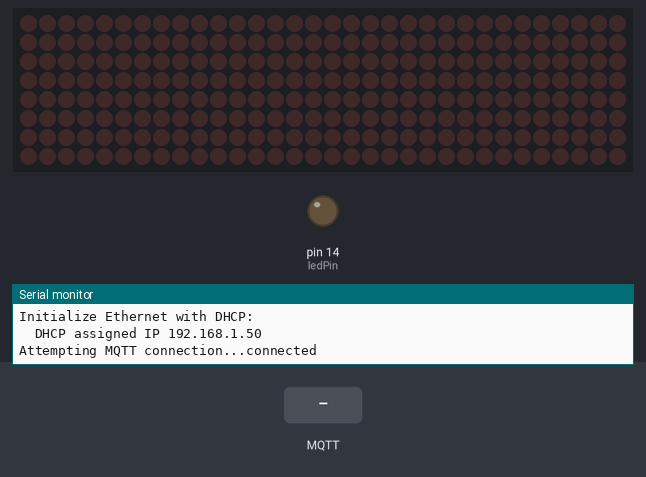
Simulated run of this sketch. Board: Arduino Uno, built with avr-gcc and run on an emulated ATmega328P. On the bench: 32×8 LED matrix, output pins drawn as LEDs (lit = HIGH), the last lines printed to the serial monitor. The inputs (shaded band) are chosen by the test bench. WiFi joins after 1.5 s; servers stay silent unless stated; no MQTT or app messages arrive unless stated.

Above: at 4.2 s.
4.3 s: MQTT message "TURN ON LIGHTS" arrives on the first subscribed topic
At 6.97 s:
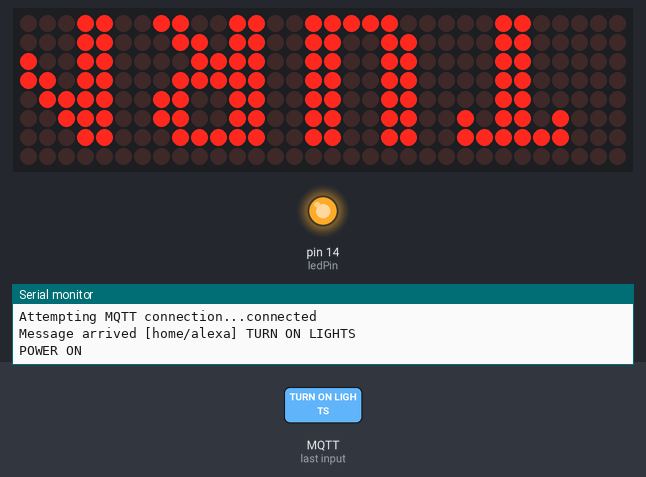
At 21.4 s:
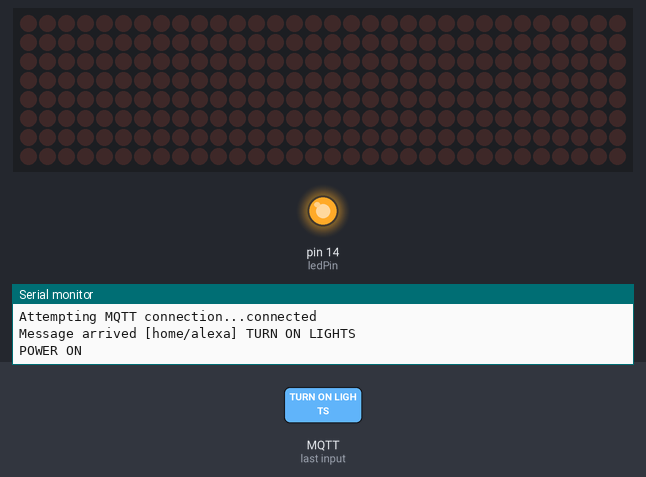
Timing chart, 0 to 22.3 s (numbered marks = the images above; inputs shaded):
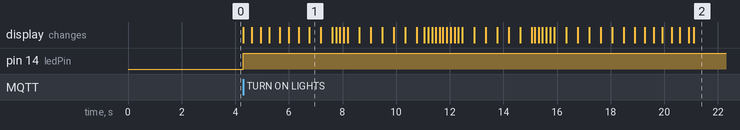

The sketch:

ALEXA_SUBSCRIPTION_INTELLIGENT_PANEL.ino
```cpp
/*
  Basic MQTT example

  This sketch demonstrates the basic capabilities of the library.
  It connects to an MQTT server then:
  - publishes "hello world" to the topic "outTopic"
  - subscribes to the topic "inTopic", printing out any messages
    it receives. NB - it assumes the received payloads are strings not binary

  It will reconnect to the server if the connection is lost using a blocking
  reconnect function. See the 'mqtt_reconnect_nonblocking' example for how to
  achieve the same result without blocking the main loop.

*/

#include <SPI.h>
#include <Ethernet.h>
#include <PubSubClient.h>


//We always have to include the library
# include "LedControl.h"

const static byte tablaCaracteresMayuscula [] PROGMEM  = {
  B00000000, B11111100, B11111110, B00010010, B00010010, B11111110, B11111100, B00000000,
  B00000000, B11111110, B11111110, B10010010, B10010010, B11111110, B01101100, B00000000,
  B00000000, B01111100, B11111110, B10000010, B10000010, B11000110, B01000100, B00000000,
  B00000000, B11111110, B11111110, B10000010, B10000010, B11111110, B01111100, B00000000,
  B00000000, B11111110, B11111110, B10010010, B10010010, B10010010, B10000010, B00000000,
  B00000000, B11111110, B11111110, B00010010, B00010010, B00010010, B00000010, B00000000,
  B00000000, B01111100, B11111110, B10000010, B10100010, B11100110, B01100100, B00000000,
  B00000000, B11111110, B11111110, B00010000, B00010000, B11111110, B11111110, B00000000,
  B00000000, B00000000, B10000010, B11111110, B11111110, B10000010, B00000000, B00000000,
  B00000000, B01100000, B11100000, B10000010, B11111110, B01111110, B00000010, B00000000,
  B00000000, B11111110, B11111110, B00111000, B01101100, B11000110, B10000010, B00000000,
  B00000000, B11111110, B11111110, B10000000, B10000000, B10000000, B10000000, B00000000,
  B00000000, B11111110, B11111110, B00001100, B00011000, B00001100, B11111110, B11111110,
  B00000000, B11111110, B11111110, B00001100, B00011000, B00110000, B11111110, B11111110,
  B00000000, B01111100, B11111110, B10000010, B10000010, B11111110, B01111100, B00000000,
  B00000000, B11111110, B11111110, B00100010, B00100010, B00111110, B00011100, B00000000,
  B00000000, B00111100, B01111110, B01000010, B01100010, B11111110, B10111100, B00000000,
  B00000000, B11111110, B11111110, B00110010, B01110010, B11011110, B10001100, B00000000,
  B00000000, B01001100, B11011110, B10010010, B10010010, B11110110, B01100100, B00000000,
  B00000000, B00000110, B00000010, B11111110, B11111110, B00000010, B00000110, B00000000,
  B00000000, B01111110, B11111110, B10000000, B10000000, B11111110, B11111110, B00000000,
  B00000000, B00111110, B01111110, B11000000, B11000000, B01111110, B00111110, B00000000,
  B00000000, B11111110, B11111110, B01100000, B00110000, B01100000, B11111110, B11111110,
  B00000000, B11000110, B11101110, B00111000, B00010000, B00111000, B11101110, B11000110,
  B00000000, B00001110, B00011110, B11110000, B11110000, B00011110, B00001110, B00000000,
  B00000000, B11000010, B11100010, B10110010, B10011010, B10001110, B10000110, B00000000
};

const static byte tablaCaracteresMinuscula [] PROGMEM  = {
  B00000000, B01000000, B11101000, B10101000, B10101000, B11111000, B11110000, B00000000,
  B00000000, B11111110, B11111110, B10010000, B10010000, B11110000, B01100000, B00000000,
  B00000000, B01110000, B11111000, B10001000, B10001000, B11011000, B01010000, B00000000,
  B00000000, B01100000, B11110000, B10010000, B10010000, B11111110, B11111110, B00000000,
  B00000000, B01110000, B11111000, B10101000, B10101000, B10111000, B00110000, B00000000,
  B00000000, B00100000, B11111100, B11111110, B00100010, B00100110, B00000100, B00000000,
  B00000000, B00011000, B10111100, B10100100, B10100100, B11111100, B01111100, B00000000,
  B00000000, B11111110, B11111110, B00010000, B00010000, B11110000, B11100000, B00000000,
  B00000000, B00000000, B10000000, B11110100, B11110100, B10000000, B00000000, B00000000,
  B00000000, B01100000, B11100000, B10000000, B11111010, B01111010, B00000000, B00000000,
  B00000000, B11111110, B11111110, B00100000, B01110000, B11011000, B10001000, B00000000,
  B00000000, B00000000, B00000000, B11111110, B11111110, B00000000, B00000000, B00000000,
  B00000000, B11111000, B11111000, B00110000, B11100000, B00110000, B11111000, B11111000,
  B00000000, B11111000, B11111000, B00011000, B00011000, B11111000, B11110000, B00000000,
  B00000000, B01110000, B11111000, B10001000, B10001000, B11111000, B01110000, B00000000,
  B00000000, B11111100, B11111100, B00100100, B00100100, B00111100, B00011000, B00000000,
  B00000000, B00011000, B00111100, B00100100, B11111100, B11111100, B10000000, B11000000,
  B00000000, B11111000, B11111000, B00001000, B00001000, B00111000, B00110000, B00000000,
  B00000000, B10010000, B10101000, B10101000, B10101000, B10101000, B01001000, B00000000,
  B00000000, B00010000, B00010000, B11111100, B11111100, B00010000, B00010000, B00000000,
  B00000000, B01111000, B11111000, B10000000, B10000000, B11111000, B11111000, B00000000,
  B00000000, B00110000, B01110000, B11000000, B11000000, B01110000, B00110000, B00000000,
  B00000000, B01111000, B11111000, B10000000, B11110000, B10000000, B11111000, B01111000,
  B00000000, B10001000, B11011000, B01110000, B01110000, B11011000, B10001000, B00000000,
  B00000000, B00011000, B10111000, B10100000, B10100000, B11111000, B01111000, B00000000,
  B00000000, B00000000, B11001000, B11101000, B10111000, B10011000, B00000000, B00000000
};

const static byte tablaNumeros [] PROGMEM  = {
  B00000000, B01111100, B11111110, B10010010, B10001010, B11111110, B01111100, B00000000,
  B00000000, B10000000, B10001000, B11111110, B11111110, B10000000, B10000000, B00000000,
  B00000000, B11000100, B11100110, B10100010, B10010010, B10011110, B10001100, B00000000,
  B00000000, B01000100, B11000110, B10010010, B10010010, B11111110, B01101100, B00000000,
  B00000000, B00110000, B00101000, B00100100, B11111110, B11111110, B00100000, B00000000,
  B00000000, B01001110, B11001110, B10001010, B10001010, B11111010, B01110010, B00000000,
  B00000000, B01111100, B11111110, B10010010, B10010010, B11110110, B01100100, B00000000,
  B00000000, B00000110, B00000110, B11100010, B11111010, B00011110, B00000110, B00000000,
  B00000000, B01101100, B11111110, B10010010, B10010010, B11111110, B01101100, B00000000,
  B00000000, B01001100, B11011110, B10010010, B10010010, B11111110, B01111100, B00000000
};


const int ledPin = 14;


// variable for reading the pushbutton status

/*
  Now we need a LedControl to work with.
 ** These pin numbers will probably not work with your hardware **
  pin 12 is connected to the DataIn
  pin 11 is connected to the CLK
  pin 10 is connected to LOAD
  We have only a single MAX72XX.
*/
// LedControl lc=LedControl(12,11,10,1);
LedControl lc = LedControl(11, 10, 13, 4);

/* we always wait a bit between updates of the display */
unsigned long delaytime = 100;

void writeChar(char caracter, int posicion)
{
  int posicion_caracter;
  // por defecto un asterisco
  //uint8_t codigocaracter[]= {B00000000, B00001000, B00101010, B00011100, B01110111, B00011100, B00101010, B00001000};
  uint8_t codigocaracter[] = {0, 0, 28, 62, 124, 62, 28, 0};

  if (caracter >= 'A' && caracter <= 'Z') {
    posicion_caracter = ((int)caracter - 'A') * 8;
    for (int i = 0; i < 8; i++) {
      codigocaracter[i] = pgm_read_byte_near(tablaCaracteresMayuscula + i + posicion_caracter);
    }
  }
  else if (caracter >= 'a' && caracter <= 'z') {
    posicion_caracter = ((int)caracter - 'a') * 8;
    for (int i = 0; i < 8; i++) {
      codigocaracter[i] = pgm_read_byte_near(tablaCaracteresMinuscula + i + posicion_caracter);
    }
  }
  else if (caracter >= '0' && caracter <= '9') {
    posicion_caracter = ((int)caracter - '0') * 8;
    for (int i = 0; i < 8; i++) {
      codigocaracter[i] = pgm_read_byte_near(tablaNumeros + i + posicion_caracter);
    }
  }
  else if (caracter == ' ') {
    for (int i = 0; i < 8; i++) {
      codigocaracter[i] = 0;
    }
  }

  int maxdev = lc.getDeviceCount();
  for (int i = 0; i < 8; i++) {
    int address = 0;
    int posendisplay = posicion + i;
    while (posendisplay > 7) {
      address++;
      posendisplay -= 8;
    }
    if (address > lc.getDeviceCount() - 1 )
      return;
    lc.setColumn((maxdev - address - 1), posendisplay, codigocaracter[(7 - i)]);
  }
}

void writeStr(const char* frase, int posicion) {
  size_t len = strlen(frase);
  for (size_t i = 0; i < len; i++) {
    writeChar(frase[len - i - 1], (i * 8) + posicion);
  }
}

void writeStrScroll(char* frase, unsigned long pausa) {
  int inicio = lc.getDeviceCount() * 8;
  int npasos = strlen(frase) * 8;
  for (int i = -npasos + 1; i <= inicio; i++) {
    writeStr(frase, i);
    delay(pausa);
  }
}


// Update these with values suitable for your network.
byte mac[]    = {  0xDE, 0xED, 0xBA, 0xFE, 0x00, 0xED };
IPAddress ip(192, 168, 0, 102);
IPAddress server(54, 87, 92, 106);
IPAddress myDns(192, 168, 0, 1);


void callback(char* topic, byte* payload, unsigned int length) {
  Serial.print("Message arrived [");
  Serial.print(topic);
  Serial.print("] ");
  char incomingMessage[length + 1];
  for (int i = 0; i < length; i++) {
    incomingMessage[i] = (char)payload[i];
  }
  incomingMessage[length] = '\0';

  Serial.println(incomingMessage);

  if (strcmp(incomingMessage, "TURN ON LIGHTS") == 0) {
    digitalWrite(ledPin, HIGH);
    Serial.println("POWER ON");

  }
  else {
    digitalWrite(ledPin, LOW);
    Serial.println("POWER OFF");
  }

  writeStrScroll(incomingMessage, 25);
}


EthernetClient ethClient;
PubSubClient client(ethClient);

void reconnect() {
  // Loop until we're reconnected
  while (!client.connected()) {
    Serial.print("Attempting MQTT connection...");
    // Attempt to connect
    if (client.connect("arduinoClient")) {
      Serial.println("connected");
      // Once connected, publish an announcement...
      client.subscribe("home/alexa");

    } else {
      Serial.print("failed, rc=");
      Serial.print(client.state());
      Serial.println(" try again in 5 seconds");
      // Wait 5 seconds before retrying
      delay(5000);
    }
  }
}

void setup()
{
  pinMode(ledPin, OUTPUT);
  Ethernet.init(17);  // WIZnet W5100S-EVB-Pico W5500-EVB-Pico W6100-EVB-Pico
  //we have to init all devices in a loop
  for (int address = 0; address < lc.getDeviceCount(); address++) {
    /*The MAX72XX is in power-saving mode on startup*/
    lc.shutdown(address, false);
    /* Set the brightness to a medium values */
    lc.setIntensity(address, 2);
    /* and clear the display */
    lc.clearDisplay(address);
  }
  Serial.begin(9600);
  while (!Serial) {
    ; // wait for serial port to connect. Needed for native USB port only
  }

  // start the Ethernet connection:
  Serial.println("Initialize Ethernet with DHCP:");
  if (Ethernet.begin(mac) == 0) {
    Serial.println("Failed to configure Ethernet using DHCP");
    // Check for Ethernet hardware present
    if (Ethernet.hardwareStatus() == EthernetNoHardware) {
      Serial.println("Ethernet shield was not found.  Sorry, can't run without hardware. :(");
      while (true) {
        delay(1); // do nothing, no point running without Ethernet hardware
      }
    }
    if (Ethernet.linkStatus() == LinkOFF) {
      Serial.println("Ethernet cable is not connected.");
    }
    // try to congifure using IP address instead of DHCP:
    Ethernet.begin(mac, ip, myDns);
  } else {
    Serial.print("  DHCP assigned IP ");
    Serial.println(Ethernet.localIP());
  }

  client.setServer(server, 1883);
  client.setCallback(callback);

  // give the Ethernet shield a second to initialize:
  delay(1500);
}


void loop()
{


  {
    if (!client.connected()) {
      reconnect();
    }

    client.loop();
  }
}
```

Measured:
- after the input at 4.3 s, pin 14 (ledPin): LOW → HIGH at once
- what the display in image 1 shows lasts 0.4 s, from 6.8 s to 7.2 s
